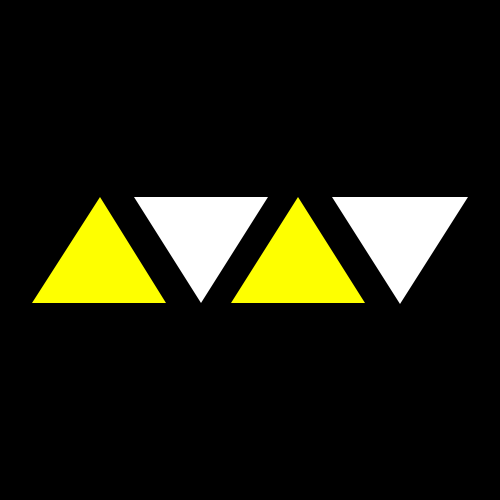
Frame 1 (no input)
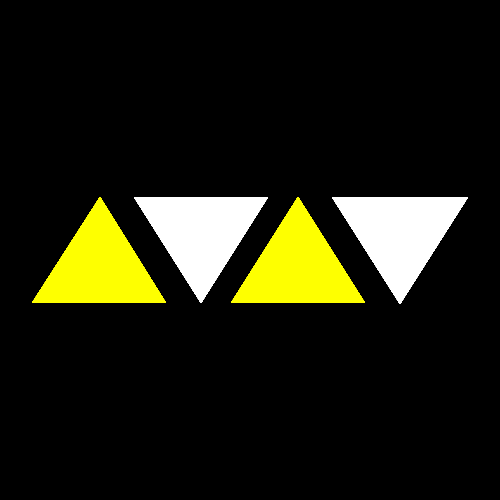
Frame 60 (the mouse pressed at the canvas centre just before this capture)
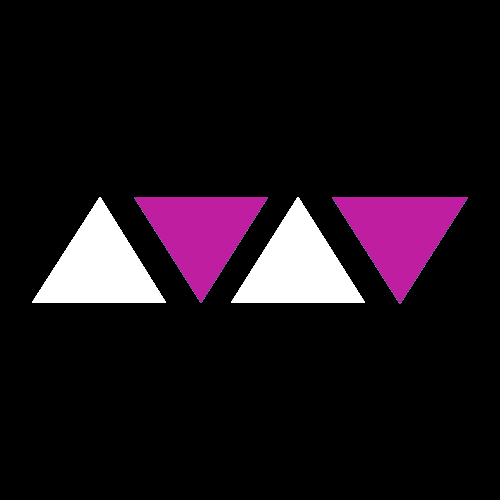
Frame 120 (the mouse held since frame 60 and released just before this capture)

The Processing sketch that drew these frames (run headless with seeded random() and noise(); from frame 60 on, the mouse is pressed at the canvas centre):

// Processing sketch: processing_113589
// ── processing_113589.pde

void setup(){
  size(500,500);
  background(0);
  
}



void draw(){
  
  if(mouseX< 200){
    fill(254,255,0);
  }else if (mouseX>250 && mouseX<500){
  fill(0);
  }
  
  else{
    fill(255);

  }
noStroke();
triangle(100,197,166,303,32,303);
triangle(298,197,365,303,231,303);



/*2*/

  if(mouseY< 200){
    fill(255);
  }else if (mouseY>250 && mouseY<250){
 color topColor = color(250,130,40);
  color buttomColor = color(0);
 
  beginShape(TRIANGLE);
    fill(topColor);
      vertex(0, 0);
    fill(topColor);
      vertex(width, 0);
    fill(topColor);
      vertex(width, height);
    fill(buttomColor);
      vertex(0, height);
  endShape(CLOSE);
}  
  
  else{
    fill(random(255),random(255),random(255));

  }
noStroke();
triangle(134,197,268,197,201,303);
triangle(332,197,468,197,400,304);


}
